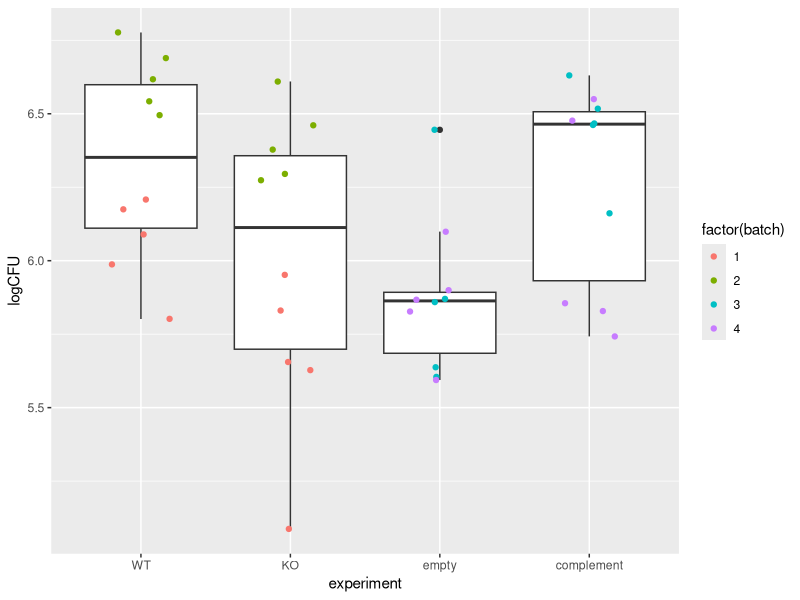
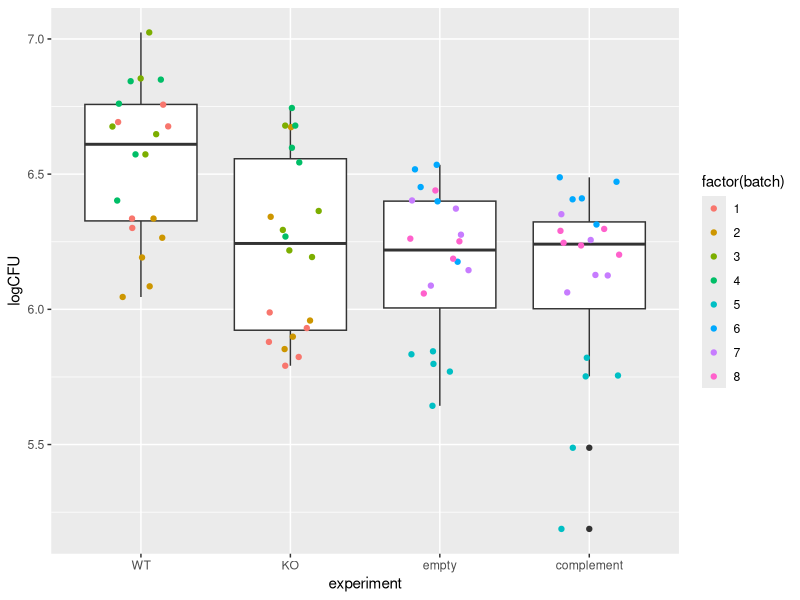

Write R code to recreate these figures, in order.
# The data in leaves.csv and roots.csv is in a basic .csv format and needs to
# be converted to long format for plotting/other actions.
# We also need to rename it to make it more UTI relevant

# I need to get your 327 MCQ done today, and for the workshop material I’m going to pare it down:
#  
# 1. set up the background of the experiment
# 2. give them some “identified this gene, what is it, what does it do?” (BLAST search, pubmed search, that sort of thing - reading files competently )
# 3. more background: made a knockout and complement of one of the genes (simple case)
# 4. here’s the data, plot it in webR using this code
# 5. oh-oh! here’s the actual experimental data, which is riddled with batch effects; get them to plot the data, which looks shite
# 6. talk a wee bit about regression modelling/accounting for such effects
# 7. get them to run the appropriate regression code
# 8. have them plot the results - aren’t they much better


library(tidyverse)
library(lme4)

# (1) Clean leaves.csv
# Load data and anonymise columns
data1 <- readr::read_csv("./leaves.csv", col_types = "dddd") 
colnames(data1) <- c("WT", "KO", "empty", "complement", "batch")

# Add batch number and pivot to long format
data1 <- data1 %>%
#  mutate(complement = complement * 1) %>%  # cheat to make complement work
#  mutate(KO = KO * 0.8) %>%
  pivot_longer(cols=c("WT", "KO", "empty", "complement"),
               names_to="label",
               values_to="CFU") %>%
  arrange(label) %>%
  mutate(batch=as.integer(c(rep(1:2, each=5, times=2), rep(3:4, each=5, times=2)))) %>%
  mutate(logCFU=log10(CFU))

# Write long-form data
# We pretend that this data arises from attachment to catheter tubing
write_csv(data1, "catheter.csv")

# (2) Clean roots.csv
# Load data and anonymise columns
data2 <- readr::read_csv("./roots.csv", col_types = "dddd") 
colnames(data2) <- c("WT", "KO", "empty", "complement", "batch")

# Add batch number and pivot to long format
data2 <- data2 %>%
#  mutate(KO = KO + 0.5) %>%
  pivot_longer(cols=c("WT", "KO", "empty", "complement"),
               names_to="label",
               values_to="CFU") %>%
  arrange(label) %>%
  mutate(batch=as.integer(c(rep(1:4, each=5, times=2), rep(5:8, each=5, times=2)))) %>%
  mutate(logCFU=log10(CFU))

# Write long-form data
# We pretend that this data arises from attachment to human tissue culture
# in microfluidics
write_csv(data2, "tissue.csv")

# Test plots of each dataset
p1 <- ggplot(data1, aes(x=factor(label, level=c("WT", "KO", "empty", "complement")),
                        y=logCFU)) +
  geom_boxplot() +
  geom_jitter(width=0.2, aes(colour=factor(batch))) +
  xlab("experiment")
p2 <- ggplot(data2, aes(x=factor(label, level=c("WT", "KO", "empty", "complement")),
                        y=logCFU)) +
  geom_boxplot() +
  geom_jitter(width=0.2, aes(colour=factor(batch))) +
  xlab("experiment")

p1
p2

# Test fit of model to account for batch effects, etc.
data1.mod <- data1 %>%
  mutate(KO = as.integer(label == "KO")) %>%
  mutate(empty = as.integer(label == "empty")) %>%
  mutate(complement = as.integer(label == "complement")) %>%
  mutate(label=factor(label))
  
write_csv(data1.mod, "catheter.csv")

model1a <- lm(logCFU ~ KO + empty + complement, data=data1.mod)
model1b <- lmer(logCFU ~ KO + empty + complement + (1 | batch), data=data1.mod)

data2.mod <- data2 %>%
  mutate(KO = as.integer(label == "KO")) %>%
  mutate(empty = as.integer(label == "empty")) %>%
  mutate(complement = as.integer(label == "complement")) %>%
  mutate(label=factor(label))

write_csv(data2.mod, "tissue.csv")

model2a <- lm(logCFU ~ KO + empty + complement, data=data2.mod)
model2b <- lmer(logCFU ~ KO + empty + complement + (1 | batch), data=data2.mod)